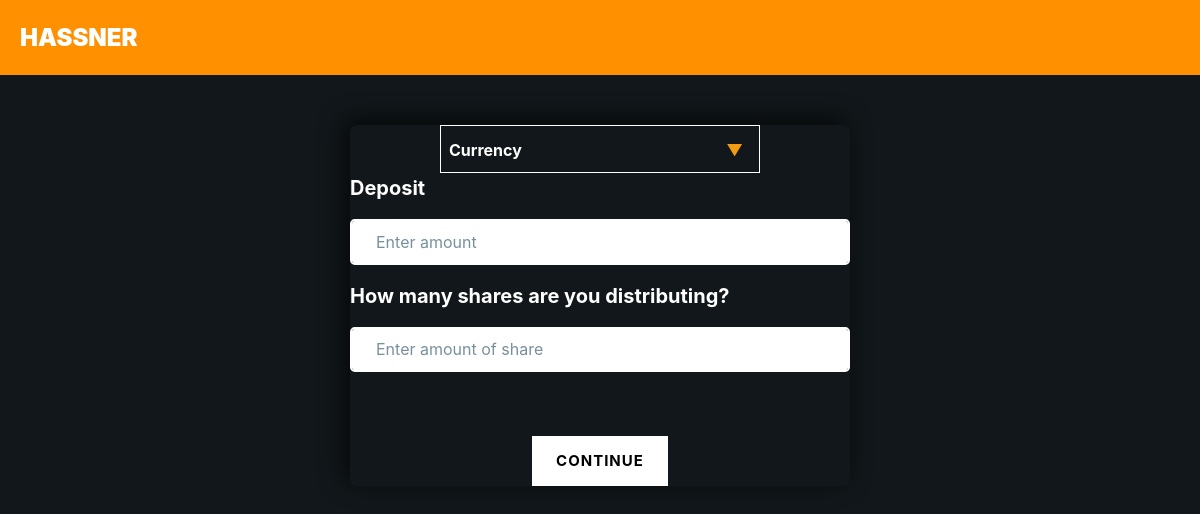
/frontend/artist/PersonalPage.php (signed in), run on an earlier commit of the app's database.
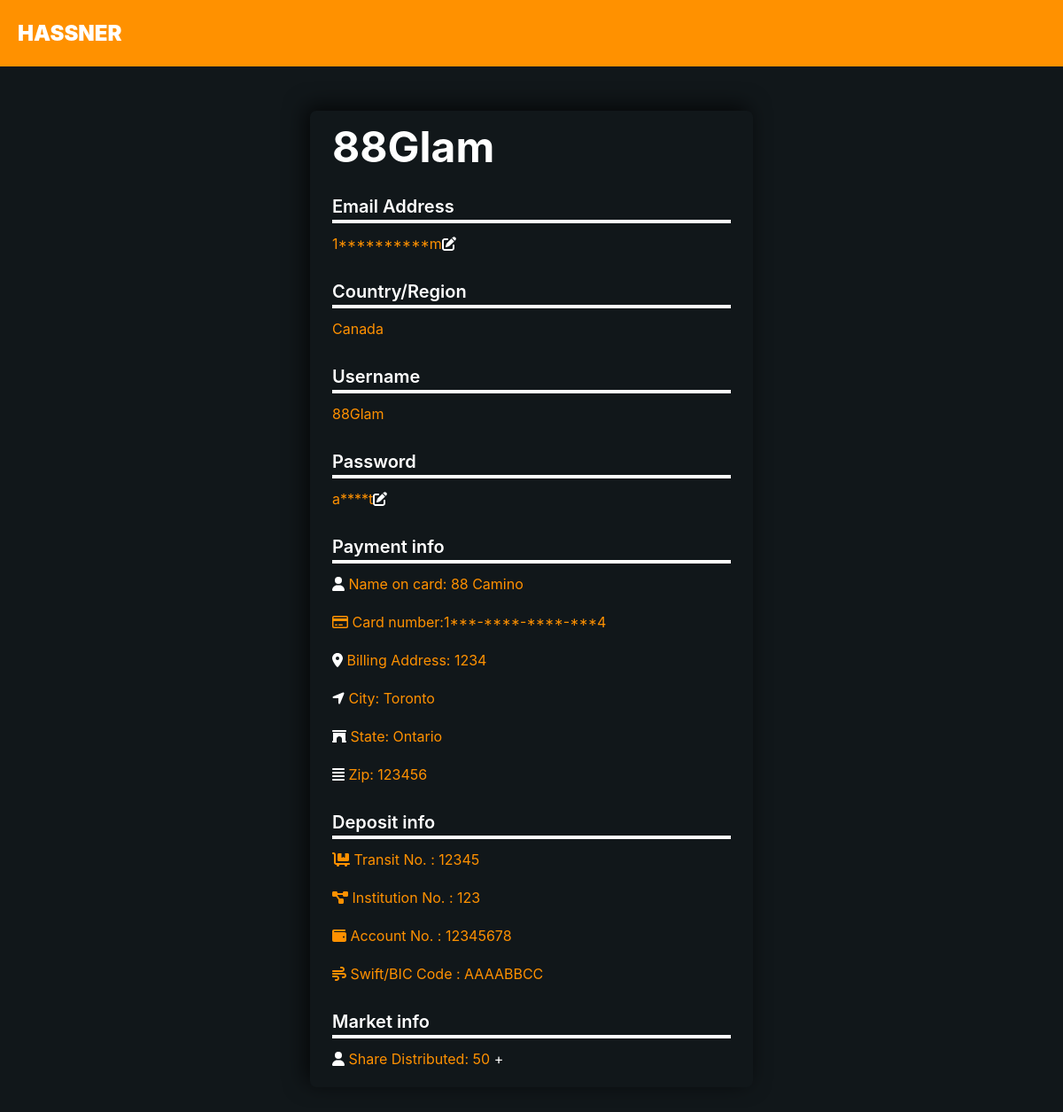
And on a later commit of the database.
### tables this page shows
CREATE TABLE `account` (
  `username` varchar(50) NOT NULL,
  `password` varchar(50) NOT NULL,
  `account_type` varchar(50) NOT NULL,
  `id` int(11) NOT NULL,
  `Shares` int(50) NOT NULL,
  `balance` float NOT NULL,
  `rate` float NOT NULL,
  `Share_Distributed` int(10) NOT NULL,
  `email` varchar(50) NOT NULL,
  `billing_address` varchar(10) NOT NULL,
  `Full_name` varchar(50) NOT NULL,
  `City` varchar(20) NOT NULL,
  `State` varchar(20) NOT NULL,
  `ZIP` varchar(6) NOT NULL,
  `Card_number` varchar(19) NOT NULL,
  `Transit_no` varchar(5) NOT NULL,
  `Inst_no` varchar(3) NOT NULL,
  `Account_no` varchar(11) NOT NULL,
  `Swift` varchar(8) NOT NULL,
  `price_per_share` float NOT NULL,
  `Monthly_shareholder` int(11) NOT NULL,
  `Income` float NOT NULL,
  `Market_cap` float NOT NULL,
  `lower_bound` float NOT NULL,
  `deposit` float NOT NULL
);

### APIs/logic.php (called while the page is built, shortened)
<?php
        function searchAccount($conn, $username)
        {
            $sql = "SELECT * FROM account WHERE username = ?";
            $stmt = $conn->prepare($sql);
            $stmt->bind_param('s', $username);
            $stmt->execute();
            $result = $stmt->get_result();
            return $result;
        }
?>

### frontend/artist/PersonalPage.php (the view, shortened to what the changed rows need)
<?php
    include '../../APIs/shared/PersonalPageFunctions.php';
?>
<head>
  <link rel="stylesheet" href="https://use.fontawesome.com/releases/v5.5.0/css/all.css">
  <link rel="stylesheet" href="../css/app.css" type="text/css">
  <link rel="stylesheet" href="../css/default.css" type="text/css">
  <link rel="stylesheet" href="../css/menu.css" id="theme-color">
</head>
<body class="bg-dark">
  <main>
    <?php
      $account_info = getAccount($_SESSION['username']);
      if($account_info['Share_Distributed'] == 0)
      {
          echo '
                <form action="../../APIs/artist/DistributeShareBackend.php" method="post">
                  <div style="float:none;margin:auto;" class="select-dark">
                      <select name="currency" id="dark">
                          <option selected disabled>Currency</option>
                          <option value="USD">USD</option>
                          <option value="CAD">CAD</option>
                          <option value="EURO">EURO</option>
                      </select>
                  </div>
                  <div class="form-group">
                    <h5>Deposit</h5>
                    <input name = "deposit" type="text" style="border-color: white;" class="form-control" id="exampleInputPassword1" placeholder="Enter amount">
                  </div>
                  <div class="form-group">
                    <h5>How many shares are you distributing?</h5>
                    <input name = "distribute_share" type="text" style="border-color: white;" class="form-control" id="signupUsername" aria-describedby="signupUsernameHelp" placeholder="Enter amount of share">
                  </div>';
          echo '
                  <div class="col-md-8 col-12 mx-auto pt-5 text-center">
                    <input type = "submit" class="btn btn-primary" role="button" aria-pressed="true" name = "button" value = "Continue">
                  </div>
                </form>
              ';
      }
      else
      {
        echo '
              <section class="middle-card">
                <div class="name">
                    <h1>'.$_SESSION['username'].'</h1>
                </div>
              </section>
            ';
        echo '
              <section class="middle-card">
                <h1 id="h1-sm">Email Address</h1>
                <p style="color: #ff9100">
          ';
        printUserImportantInfo($account_info['email']);
        echo '<a href="../../APIs/shared/EditEmailBackend.php" id="icon-btn"><i class="fa fa-edit"></i></a>';
        echo '
              </section>
              <section class="middle-card">
              <h1 id="h1-sm">Country/Region</h1>
              <p>Canada</p>
              </section>
              <section class="middle-card">
              <h1 id="h1-sm">Username</h1>
              <p>'.$_SESSION['username'].'</p>
              </section>
              <section class="middle-card">
              <h1 id="h1-sm">Password</h1>
              <p>
          ';
        echo '<a href="../../APIs/shared/EditPasswordBackend.php" id="icon-btn"><i class="fa fa-edit"></i></a>';
        echo '</section>';
    ?>
    <section class="middle-card">
      <h1 id="h1-sm">Payment info</h1>
      <p><i style="color: white;" class="fa fa-user"></i> Name on card: <?php
        echo $account_info['Full_name'];
      ?></p>
    </section>
    <section class="middle-card">
    <p><i class="far fa-credit-card"></i> Card number: <?php
    ?></p>
    </section>
    <section class="middle-card">
      <p><i style="color: white;" class="fas fa-map-marker-alt"></i> Billing Address: <?php
        echo $account_info['billing_address'];
      ?></p>
    </section>
    <section class="middle-card">
      <p><i style="color: white;" class="fas fa-location-arrow"></i> City: <?php
        echo $account_info['City'];
      ?></p>
    </section>
    <section class="middle-card">
      <p><i style="color: white;" class="fas fa-archway"></i> State: <?php
        echo $account_info['State'];
      ?></p>
    </section>
    <section class="middle-card">
      <p><i style="color: white;" class="fas fa-align-justify"></i> Zip: <?php
        echo $account_info['ZIP'];
      ?></p>
    </section>
    <section class="middle-card">
      <h1 id="h1-sm">Deposit info</h1>
      <p><i class="fas fa-dolly-flatbed"></i> Transit No. : <?php
        echo $account_info['Transit_no'];
      ?></p>
    </section>
    <section class="middle-card">
      <p><i class="fas fa-project-diagram"></i> Institution No. : <?php
        echo $account_info['Inst_no'];
      ?></p>
    </section>
    <section class="middle-card">
      <p><i class="fas fa-wallet"></i> Account No. : <?php
        echo $account_info['Account_no'];
      ?></p>
    </section>
    <section class="middle-card">
      <p><i class="fas fa-wind"></i> Swift/BIC Code : <?php
        echo $account_info['Swift'];
      ?></p>
    </section>
    <section class="middle-card">
      <h1 id="h1-sm">Market info</h1>
      <p><i style="color: white;" class="fa fa-user"></i> Share Distributed: <?php
        echo $account_info['Share_Distributed'];
      ?></p>
      <a href="../../APIs/artist/EditShareDistributedBackend.php" id="icon-btn">+</a>
      <?php
        echo '</section>';
      ?>
    <?php
      }
    ?>
  </main>
</body>

### APIs/shared/PersonalPageFunctions.php
<?php
    function getAccount($user_username)
    {
        $conn = connect();
        $result = searchAccount($conn, $_SESSION['username']);
        $account_info = $result->fetch_assoc();
        return $account_info;
    }
    function printUserImportantInfo($info)
    {
        $chars = str_split($info);
        echo '<p>';
        $i = 0;
        foreach($chars as $char)
        {
            if($i == 0 || $i == sizeof($chars)-1)
            {
                echo $char;
            }
            else if($char == '-')
            {
                echo $char;
            }
            else
            {
                echo '*';
            }
            $i++;
        }
        echo '</p>';
    }
?>

What changed in the data, as far as the page shows it:
now on this page (row edited): account: email "1", email "m", password "a", password "t", Full_name "88 Camino", Card_number "1", Card_number "-", Card_number "4", billing_address "1234", City "Toronto", State "Ontario", ZIP "123456", Transit_no "12345", Inst_no "123", Account_no "12345678", Swift "AAAABBCC", Share_Distributed "50"
changed account: Share_Distributed 0 → 50 (drawn)
Also different on the page:
$_SESSION['username']: (not shown) → "88Glam"
form field currency: "Currency" → (not shown)
form field button: "Continue" → (not shown)
text no longer shown: "Deposit How many shares are you distributing?"
text now shown: "Email Address Country/Region Canada Username Password Payment info Name on card: Card number: Billing Address: City: State: Zip: Deposit info Transit No. : Institution No. : Account No. : Swift/BIC Code : Market info Share Distributed: +"
